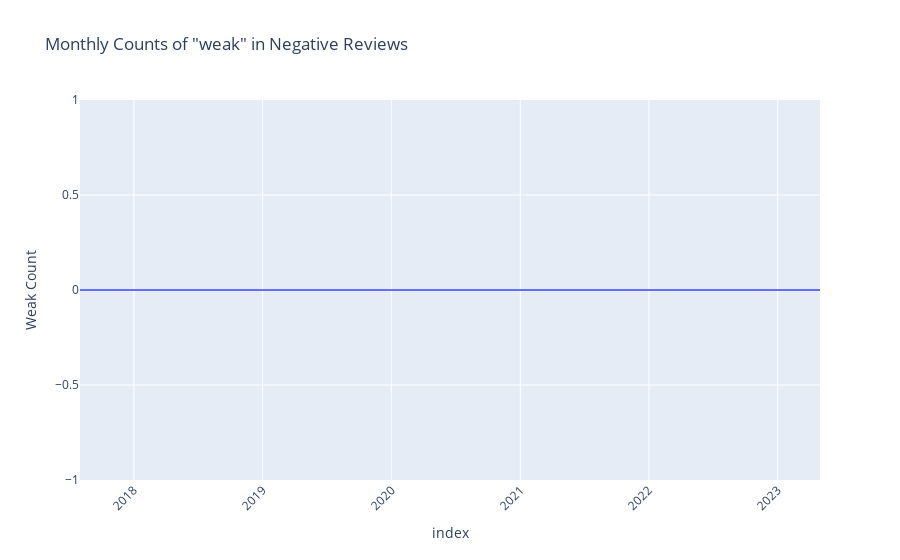

This figure's notebook cell:
### Code cell
# Filter negative reviews
negative_reviews = ab_charger[ab_charger['rating'] < 3]


# Filter negative reviews
negative_reviews = df[df['rating'] < 3]

# Preprocess text and count occurrences of "weak" on a monthly basis
weak_counts = []
dates = []
stop_words = set(stopwords.words('english'))
for date in pd.to_datetime(negative_reviews['date']):
    # Extract year and month
    year = str(date.year)
    month = str(date.month).zfill(2)  # Zero-padding for single-digit months
    
    # Filter by year and month
    filtered_reviews = negative_reviews[
        (pd.to_datetime(negative_reviews['date']).dt.year == date.year) &
        (pd.to_datetime(negative_reviews['date']).dt.month == date.month)
    ]
    
    # Count occurrences of "weak"
    weak_count = 0
    for review in filtered_reviews['text']:
        # Convert to lowercase
        review = review.lower()
        
        # Tokenize the review
        tokens = word_tokenize(review)
        
        # Remove stopwords
        tokens = [token for token in tokens if token not in stop_words]
        
        # Count occurrences of "weak"
        weak_count += tokens.count('weak')
    
    weak_counts.append(weak_count)
    dates.append(pd.to_datetime(f'{year}-{month}'))

# Create a DataFrame with the dates and corresponding weak counts
data = pd.DataFrame({'Date': dates, 'Weak Count': weak_counts})

# Group by month and calculate the sum of weak counts
monthly_counts = data.groupby(pd.Grouper(key='Date', freq='M')).sum().reset_index()

# Fill missing months with 0's
min_date = monthly_counts['Date'].min()
max_date = monthly_counts['Date'].max()
date_range = pd.date_range(min_date, max_date, freq='MS')
monthly_counts = monthly_counts.set_index('Date').reindex(date_range).fillna(0).reset_index()

# Plot the monthly counts of "weak" occurrences
fig = px.line(monthly_counts, x='index', y='Weak Count', title='Monthly Counts of "weak" in Negative Reviews')
fig.update_layout(xaxis_tickangle=-45)
fig.show()

### Figure 1 — Plotly figure (JSON) as saved in the notebook; plotly's stock layout.template omitted (floating-point values rounded to 4 significant figures)
{"data": [{"hovertemplate": "index=%{x}<br>Weak Count=%{y}<extra></extra>", "legendgroup": "", "line": {"color": "#636efa", "dash": "solid"}, "marker": {"symbol": "circle"}, "mode": "lines", "name": "", "orientation": "v", "showlegend": false, "type": "scatter", "x": ["2017-08-01T00:00:00", "2017-09-01T00:00:00", "2017-10-01T00:00:00", "2017-11-01T00:00:00", "2017-12-01T00:00:00", "2018-01-01T00:00:00", "2018-02-01T00:00:00", "2018-03-01T00:00:00", "2018-04-01T00:00:00", "2018-05-01T00:00:00", "2018-06-01T00:00:00", "2018-07-01T00:00:00", "2018-08-01T00:00:00", "2018-09-01T00:00:00", "2018-10-01T00:00:00", "2018-11-01T00:00:00", "2018-12-01T00:00:00", "2019-01-01T00:00:00", "2019-02-01T00:00:00", "2019-03-01T00:00:00", "2019-04-01T00:00:00", "2019-05-01T00:00:00", "2019-06-01T00:00:00", "2019-07-01T00:00:00", "2019-08-01T00:00:00", "2019-09-01T00:00:00", "2019-10-01T00:00:00", "2019-11-01T00:00:00", "2019-12-01T00:00:00", "2020-01-01T00:00:00", "2020-02-01T00:00:00", "2020-03-01T00:00:00", "2020-04-01T00:00:00", "2020-05-01T00:00:00", "2020-06-01T00:00:00", "2020-07-01T00:00:00", "2020-08-01T00:00:00", "2020-09-01T00:00:00", "2020-10-01T00:00:00", "2020-11-01T00:00:00", "2020-12-01T00:00:00", "2021-01-01T00:00:00", "2021-02-01T00:00:00", "2021-03-01T00:00:00", "2021-04-01T00:00:00", "2021-05-01T00:00:00", "2021-06-01T00:00:00", "2021-07-01T00:00:00", "2021-08-01T00:00:00", "2021-09-01T00:00:00", "2021-10-01T00:00:00", "2021-11-01T00:00:00", "2021-12-01T00:00:00", "2022-01-01T00:00:00", "2022-02-01T00:00:00", "2022-03-01T00:00:00", "2022-04-01T00:00:00", "2022-05-01T00:00:00", "2022-06-01T00:00:00", "2022-07-01T00:00:00", "2022-08-01T00:00:00", "2022-09-01T00:00:00", "2022-10-01T00:00:00", "2022-11-01T00:00:00", "2022-12-01T00:00:00", "2023-01-01T00:00:00", "2023-02-01T00:00:00", "2023-03-01T00:00:00", "2023-04-01T00:00:00", "2023-05-01T00:00:00"], "xaxis": "x", "y": [0, 0, 0, 0, 0, 0, 0, 0, 0, 0, 0, 0, 0, 0, 0, 0, 0, 0, 0, 0, 0, 0, 0, 0, 0, 0, 0, 0, 0, 0, 0, 0, 0, 0, 0, 0, 0, 0, 0, 0, 0, 0, 0, 0, 0, 0, 0, 0, 0, 0, 0, 0, 0, 0, 0, 0, 0, 0, 0, 0, 0, 0, 0, 0, 0, 0, 0, 0, 0, 0], "yaxis": "y"}], "layout": {"legend": {"tracegroupgap": 0}, "title": {"text": "Monthly Counts of \"weak\" in Negative Reviews"}, "xaxis": {"anchor": "y", "domain": [0, 1], "tickangle": -45, "title": {"text": "index"}}, "yaxis": {"anchor": "x", "domain": [0, 1], "title": {"text": "Weak Count"}}}}
